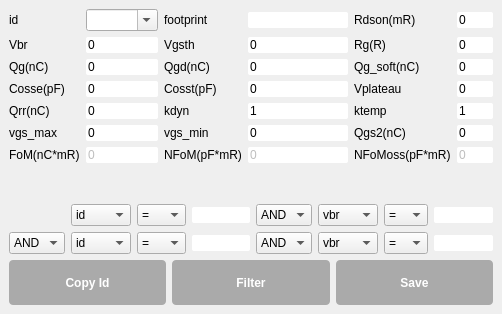
<?xml version="1.0" encoding="UTF-8"?>
<ui version="4.0">
 <class>MainWindow</class>
 <widget class="QMainWindow" name="MainWindow">
  <property name="geometry">
   <rect>
    <x>0</x>
    <y>0</y>
    <width>502</width>
    <height>314</height>
   </rect>
  </property>
  <property name="windowTitle">
   <string>MainWindow</string>
  </property>
  <property name="styleSheet">
   <string notr="true">QLineEdit{
border-radius:2px;
font-family:Arial;
}
QLabel{
font-family:Arial;
}
QComboBox{
font-family:Arial;
}
QPushButton{
background:	white;
font-weight:bold;
border-radius:4px;
font-family:Arial;
color:#FFFFFF;
background:	#AAAAAA;
}
QPushButton:hover{
background:	#DD6666;
color:#FFFFFF;
}</string>
  </property>
  <widget class="QWidget" name="centralwidget">
   <layout class="QGridLayout" name="gridLayout">
    <item row="4" column="0">
     <layout class="QGridLayout" name="gridLayout_3">
      <item row="0" column="3">
       <widget class="QLineEdit" name="param1_value"/>
      </item>
      <item row="0" column="7">
       <widget class="QLineEdit" name="param2_value"/>
      </item>
      <item row="1" column="6">
       <widget class="QComboBox" name="param4_condition">
        <item>
         <property name="text">
          <string>=</string>
         </property>
        </item>
        <item>
         <property name="text">
          <string>&lt;</string>
         </property>
        </item>
        <item>
         <property name="text">
          <string>&lt;=</string>
         </property>
        </item>
        <item>
         <property name="text">
          <string>&gt;</string>
         </property>
        </item>
        <item>
         <property name="text">
          <string>&gt;=</string>
         </property>
        </item>
       </widget>
      </item>
      <item row="1" column="7">
       <widget class="QLineEdit" name="param4_value"/>
      </item>
      <item row="0" column="4">
       <widget class="QComboBox" name="logic1">
        <item>
         <property name="text">
          <string>AND</string>
         </property>
        </item>
        <item>
         <property name="text">
          <string>OR</string>
         </property>
        </item>
        <item>
         <property name="text">
          <string>NOT</string>
         </property>
        </item>
       </widget>
      </item>
      <item row="1" column="4">
       <widget class="QComboBox" name="logic3">
        <item>
         <property name="text">
          <string>AND</string>
         </property>
        </item>
        <item>
         <property name="text">
          <string>OR</string>
         </property>
        </item>
        <item>
         <property name="text">
          <string>NOT</string>
         </property>
        </item>
       </widget>
      </item>
      <item row="1" column="0">
       <widget class="QComboBox" name="logic2">
        <item>
         <property name="text">
          <string>AND</string>
         </property>
        </item>
        <item>
         <property name="text">
          <string>OR</string>
         </property>
        </item>
        <item>
         <property name="text">
          <string>NOT</string>
         </property>
        </item>
       </widget>
      </item>
      <item row="0" column="1">
       <widget class="QComboBox" name="param1_select">
        <item>
         <property name="text">
          <string>id</string>
         </property>
        </item>
        <item>
         <property name="text">
          <string>vbr</string>
         </property>
        </item>
        <item>
         <property name="text">
          <string>rdson</string>
         </property>
        </item>
        <item>
         <property name="text">
          <string>qg</string>
         </property>
        </item>
       </widget>
      </item>
      <item row="1" column="1">
       <widget class="QComboBox" name="param3_select">
        <item>
         <property name="text">
          <string>id</string>
         </property>
        </item>
        <item>
         <property name="text">
          <string>vbr</string>
         </property>
        </item>
        <item>
         <property name="text">
          <string>rdson</string>
         </property>
        </item>
        <item>
         <property name="text">
          <string>qg</string>
         </property>
        </item>
       </widget>
      </item>
      <item row="0" column="5">
       <widget class="QComboBox" name="param2_select">
        <item>
         <property name="text">
          <string>vbr</string>
         </property>
        </item>
        <item>
         <property name="text">
          <string>rdson</string>
         </property>
        </item>
        <item>
         <property name="text">
          <string>qg</string>
         </property>
        </item>
       </widget>
      </item>
      <item row="0" column="6">
       <widget class="QComboBox" name="param2_condition">
        <item>
         <property name="text">
          <string>=</string>
         </property>
        </item>
        <item>
         <property name="text">
          <string>&lt;</string>
         </property>
        </item>
        <item>
         <property name="text">
          <string>&lt;=</string>
         </property>
        </item>
        <item>
         <property name="text">
          <string>&gt;</string>
         </property>
        </item>
        <item>
         <property name="text">
          <string>&gt;=</string>
         </property>
        </item>
       </widget>
      </item>
      <item row="1" column="5">
       <widget class="QComboBox" name="param4_select">
        <item>
         <property name="text">
          <string>vbr</string>
         </property>
        </item>
        <item>
         <property name="text">
          <string>rdson</string>
         </property>
        </item>
        <item>
         <property name="text">
          <string>qg</string>
         </property>
        </item>
       </widget>
      </item>
      <item row="0" column="2">
       <widget class="QComboBox" name="param1_condition">
        <item>
         <property name="text">
          <string>=</string>
         </property>
        </item>
        <item>
         <property name="text">
          <string>&lt;</string>
         </property>
        </item>
        <item>
         <property name="text">
          <string>&lt;=</string>
         </property>
        </item>
        <item>
         <property name="text">
          <string>&gt;</string>
         </property>
        </item>
        <item>
         <property name="text">
          <string>&gt;=</string>
         </property>
        </item>
        <item>
         <property name="text">
          <string>like</string>
         </property>
        </item>
       </widget>
      </item>
      <item row="1" column="2">
       <widget class="QComboBox" name="param3_condition">
        <item>
         <property name="text">
          <string>=</string>
         </property>
        </item>
        <item>
         <property name="text">
          <string>&lt;</string>
         </property>
        </item>
        <item>
         <property name="text">
          <string>&lt;=</string>
         </property>
        </item>
        <item>
         <property name="text">
          <string>&gt;</string>
         </property>
        </item>
        <item>
         <property name="text">
          <string>&gt;=</string>
         </property>
        </item>
       </widget>
      </item>
      <item row="1" column="3">
       <widget class="QLineEdit" name="param3_value"/>
      </item>
     </layout>
    </item>
    <item row="3" column="0">
     <layout class="QVBoxLayout" name="verticalLayout">
      <item>
       <layout class="QGridLayout" name="gridLayout_2">
        <item row="4" column="0">
         <widget class="QLabel" name="label_10">
          <property name="text">
           <string>Qrr(nC)</string>
          </property>
         </widget>
        </item>
        <item row="5" column="3">
         <widget class="QLineEdit" name="vgs_min">
          <property name="text">
           <string>0</string>
          </property>
         </widget>
        </item>
        <item row="3" column="3">
         <widget class="QLineEdit" name="cosst">
          <property name="text">
           <string>0</string>
          </property>
         </widget>
        </item>
        <item row="2" column="0">
         <widget class="QLabel" name="label_6">
          <property name="text">
           <string>Qg(nC)</string>
          </property>
         </widget>
        </item>
        <item row="2" column="4">
         <widget class="QLabel" name="label_8">
          <property name="text">
           <string>Qg_soft(nC)</string>
          </property>
         </widget>
        </item>
        <item row="6" column="4">
         <widget class="QLabel" name="label_22">
          <property name="text">
           <string>NFoMoss(pF*mR)</string>
          </property>
         </widget>
        </item>
        <item row="4" column="5">
         <widget class="QLineEdit" name="ktemp">
          <property name="text">
           <string>1</string>
          </property>
         </widget>
        </item>
        <item row="4" column="1">
         <widget class="QLineEdit" name="qrr">
          <property name="text">
           <string>0</string>
          </property>
         </widget>
        </item>
        <item row="3" column="1">
         <widget class="QLineEdit" name="cosse">
          <property name="text">
           <string>0</string>
          </property>
         </widget>
        </item>
        <item row="5" column="1">
         <widget class="QLineEdit" name="vgs">
          <property name="text">
           <string>0</string>
          </property>
         </widget>
        </item>
        <item row="4" column="4">
         <widget class="QLabel" name="label_14">
          <property name="text">
           <string>ktemp</string>
          </property>
         </widget>
        </item>
        <item row="1" column="5">
         <widget class="QLineEdit" name="rg">
          <property name="text">
           <string>0</string>
          </property>
         </widget>
        </item>
        <item row="4" column="2">
         <widget class="QLabel" name="label_13">
          <property name="text">
           <string>kdyn</string>
          </property>
         </widget>
        </item>
        <item row="6" column="3">
         <widget class="QLineEdit" name="NFoM">
          <property name="enabled">
           <bool>false</bool>
          </property>
          <property name="text">
           <string>0</string>
          </property>
         </widget>
        </item>
        <item row="0" column="3">
         <widget class="QLineEdit" name="footprint">
          <property name="minimumSize">
           <size>
            <width>100</width>
            <height>0</height>
           </size>
          </property>
          <property name="text">
           <string/>
          </property>
         </widget>
        </item>
        <item row="6" column="5">
         <widget class="QLineEdit" name="NFoMoss">
          <property name="enabled">
           <bool>false</bool>
          </property>
          <property name="text">
           <string>0</string>
          </property>
         </widget>
        </item>
        <item row="5" column="0">
         <widget class="QLabel" name="label_15">
          <property name="text">
           <string>vgs_max</string>
          </property>
         </widget>
        </item>
        <item row="1" column="2">
         <widget class="QLabel" name="label_4">
          <property name="text">
           <string>Vgsth</string>
          </property>
         </widget>
        </item>
        <item row="0" column="5">
         <widget class="QLineEdit" name="rdson">
          <property name="text">
           <string>0</string>
          </property>
         </widget>
        </item>
        <item row="6" column="0">
         <widget class="QLabel" name="label_23">
          <property name="text">
           <string>FoM(nC*mR)</string>
          </property>
         </widget>
        </item>
        <item row="1" column="4">
         <widget class="QLabel" name="label_5">
          <property name="text">
           <string>Rg(R)</string>
          </property>
         </widget>
        </item>
        <item row="6" column="2">
         <widget class="QLabel" name="label_21">
          <property name="text">
           <string>NFoM(pF*mR)</string>
          </property>
         </widget>
        </item>
        <item row="0" column="0">
         <widget class="QLabel" name="label">
          <property name="text">
           <string>id</string>
          </property>
         </widget>
        </item>
        <item row="0" column="2">
         <widget class="QLabel" name="label_17">
          <property name="text">
           <string>footprint</string>
          </property>
         </widget>
        </item>
        <item row="3" column="0">
         <widget class="QLabel" name="label_9">
          <property name="text">
           <string>Cosse(pF)</string>
          </property>
         </widget>
        </item>
        <item row="5" column="5">
         <widget class="QLineEdit" name="qgs2">
          <property name="text">
           <string>0</string>
          </property>
         </widget>
        </item>
        <item row="1" column="1">
         <widget class="QLineEdit" name="vbr">
          <property name="text">
           <string>0</string>
          </property>
         </widget>
        </item>
        <item row="2" column="3">
         <widget class="QLineEdit" name="qgd">
          <property name="text">
           <string>0</string>
          </property>
         </widget>
        </item>
        <item row="3" column="4">
         <widget class="QLabel" name="label_11">
          <property name="text">
           <string>Vplateau</string>
          </property>
         </widget>
        </item>
        <item row="5" column="4">
         <widget class="QLabel" name="label_18">
          <property name="text">
           <string>Qgs2(nC)</string>
          </property>
         </widget>
        </item>
        <item row="4" column="3">
         <widget class="QLineEdit" name="kdyn">
          <property name="text">
           <string>1</string>
          </property>
         </widget>
        </item>
        <item row="2" column="1">
         <widget class="QLineEdit" name="qg">
          <property name="text">
           <string>0</string>
          </property>
         </widget>
        </item>
        <item row="6" column="1">
         <widget class="QLineEdit" name="FoM">
          <property name="enabled">
           <bool>false</bool>
          </property>
          <property name="text">
           <string>0</string>
          </property>
         </widget>
        </item>
        <item row="1" column="0">
         <widget class="QLabel" name="label_3">
          <property name="text">
           <string>Vbr</string>
          </property>
         </widget>
        </item>
        <item row="3" column="5">
         <widget class="QLineEdit" name="vplateau">
          <property name="text">
           <string>0</string>
          </property>
         </widget>
        </item>
        <item row="2" column="5">
         <widget class="QLineEdit" name="qg_soft">
          <property name="text">
           <string>0</string>
          </property>
         </widget>
        </item>
        <item row="1" column="3">
         <widget class="QLineEdit" name="vgsth">
          <property name="text">
           <string>0</string>
          </property>
         </widget>
        </item>
        <item row="3" column="2">
         <widget class="QLabel" name="label_12">
          <property name="text">
           <string>Cosst(pF)</string>
          </property>
         </widget>
        </item>
        <item row="5" column="2">
         <widget class="QLabel" name="label_16">
          <property name="text">
           <string>vgs_min</string>
          </property>
         </widget>
        </item>
        <item row="2" column="2">
         <widget class="QLabel" name="label_7">
          <property name="text">
           <string>Qgd(nC)</string>
          </property>
         </widget>
        </item>
        <item row="0" column="4">
         <widget class="QLabel" name="label_2">
          <property name="text">
           <string>Rdson(mR)</string>
          </property>
         </widget>
        </item>
        <item row="0" column="1">
         <widget class="QComboBox" name="id">
          <property name="editable">
           <bool>true</bool>
          </property>
         </widget>
        </item>
       </layout>
      </item>
      <item>
       <spacer name="verticalSpacer">
        <property name="orientation">
         <enum>Qt::Vertical</enum>
        </property>
        <property name="sizeHint" stdset="0">
         <size>
          <width>20</width>
          <height>40</height>
         </size>
        </property>
       </spacer>
      </item>
     </layout>
    </item>
    <item row="5" column="0">
     <layout class="QHBoxLayout" name="horizontalLayout_5">
      <item>
       <widget class="QPushButton" name="pushButton_3">
        <property name="minimumSize">
         <size>
          <width>0</width>
          <height>45</height>
         </size>
        </property>
        <property name="text">
         <string>Copy Id</string>
        </property>
       </widget>
      </item>
      <item>
       <widget class="QPushButton" name="pushButton">
        <property name="minimumSize">
         <size>
          <width>0</width>
          <height>45</height>
         </size>
        </property>
        <property name="text">
         <string>Filter</string>
        </property>
       </widget>
      </item>
      <item>
       <widget class="QPushButton" name="pushButton_2">
        <property name="minimumSize">
         <size>
          <width>0</width>
          <height>45</height>
         </size>
        </property>
        <property name="text">
         <string>Save</string>
        </property>
       </widget>
      </item>
     </layout>
    </item>
   </layout>
  </widget>
  <widget class="QMenuBar" name="menubar">
   <property name="geometry">
    <rect>
     <x>0</x>
     <y>0</y>
     <width>502</width>
     <height>22</height>
    </rect>
   </property>
  </widget>
 </widget>
 <tabstops>
  <tabstop>id</tabstop>
  <tabstop>footprint</tabstop>
  <tabstop>rdson</tabstop>
  <tabstop>vbr</tabstop>
  <tabstop>vgsth</tabstop>
  <tabstop>rg</tabstop>
  <tabstop>qg</tabstop>
  <tabstop>qgd</tabstop>
  <tabstop>qg_soft</tabstop>
  <tabstop>cosse</tabstop>
  <tabstop>cosst</tabstop>
  <tabstop>vplateau</tabstop>
  <tabstop>qrr</tabstop>
  <tabstop>kdyn</tabstop>
  <tabstop>ktemp</tabstop>
  <tabstop>vgs</tabstop>
  <tabstop>vgs_min</tabstop>
  <tabstop>qgs2</tabstop>
  <tabstop>FoM</tabstop>
  <tabstop>NFoM</tabstop>
  <tabstop>NFoMoss</tabstop>
  <tabstop>param1_select</tabstop>
  <tabstop>param1_condition</tabstop>
  <tabstop>param1_value</tabstop>
  <tabstop>logic1</tabstop>
  <tabstop>param2_select</tabstop>
  <tabstop>param2_condition</tabstop>
  <tabstop>param2_value</tabstop>
  <tabstop>logic2</tabstop>
  <tabstop>param3_select</tabstop>
  <tabstop>param3_condition</tabstop>
  <tabstop>param3_value</tabstop>
  <tabstop>logic3</tabstop>
  <tabstop>param4_select</tabstop>
  <tabstop>param4_condition</tabstop>
  <tabstop>param4_value</tabstop>
  <tabstop>pushButton_3</tabstop>
  <tabstop>pushButton</tabstop>
  <tabstop>pushButton_2</tabstop>
 </tabstops>
 <resources/>
 <connections>
  <connection>
   <sender>pushButton_2</sender>
   <signal>clicked()</signal>
   <receiver>MainWindow</receiver>
   <slot>save()</slot>
   <hints>
    <hint type="sourcelabel">
     <x>491</x>
     <y>303</y>
    </hint>
    <hint type="destinationlabel">
     <x>277</x>
     <y>212</y>
    </hint>
   </hints>
  </connection>
  <connection>
   <sender>id</sender>
   <signal>currentTextChanged(QString)</signal>
   <receiver>MainWindow</receiver>
   <slot>load()</slot>
   <hints>
    <hint type="sourcelabel">
     <x>150</x>
     <y>42</y>
    </hint>
    <hint type="destinationlabel">
     <x>186</x>
     <y>108</y>
    </hint>
   </hints>
  </connection>
  <connection>
   <sender>pushButton</sender>
   <signal>clicked()</signal>
   <receiver>MainWindow</receiver>
   <slot>load_by_condition()</slot>
   <hints>
    <hint type="sourcelabel">
     <x>275</x>
     <y>276</y>
    </hint>
    <hint type="destinationlabel">
     <x>390</x>
     <y>113</y>
    </hint>
   </hints>
  </connection>
  <connection>
   <sender>pushButton_3</sender>
   <signal>clicked()</signal>
   <receiver>MainWindow</receiver>
   <slot>copy_id()</slot>
   <hints>
    <hint type="sourcelabel">
     <x>163</x>
     <y>279</y>
    </hint>
    <hint type="destinationlabel">
     <x>186</x>
     <y>287</y>
    </hint>
   </hints>
  </connection>
 </connections>
 <slots>
  <slot>update_density()</slot>
  <slot>save()</slot>
  <slot>load()</slot>
  <slot>update_db()</slot>
  <slot>check_id()</slot>
  <slot>load_by_condition()</slot>
  <slot>copy_id()</slot>
  <slot>print_inline()</slot>
 </slots>
</ui>
